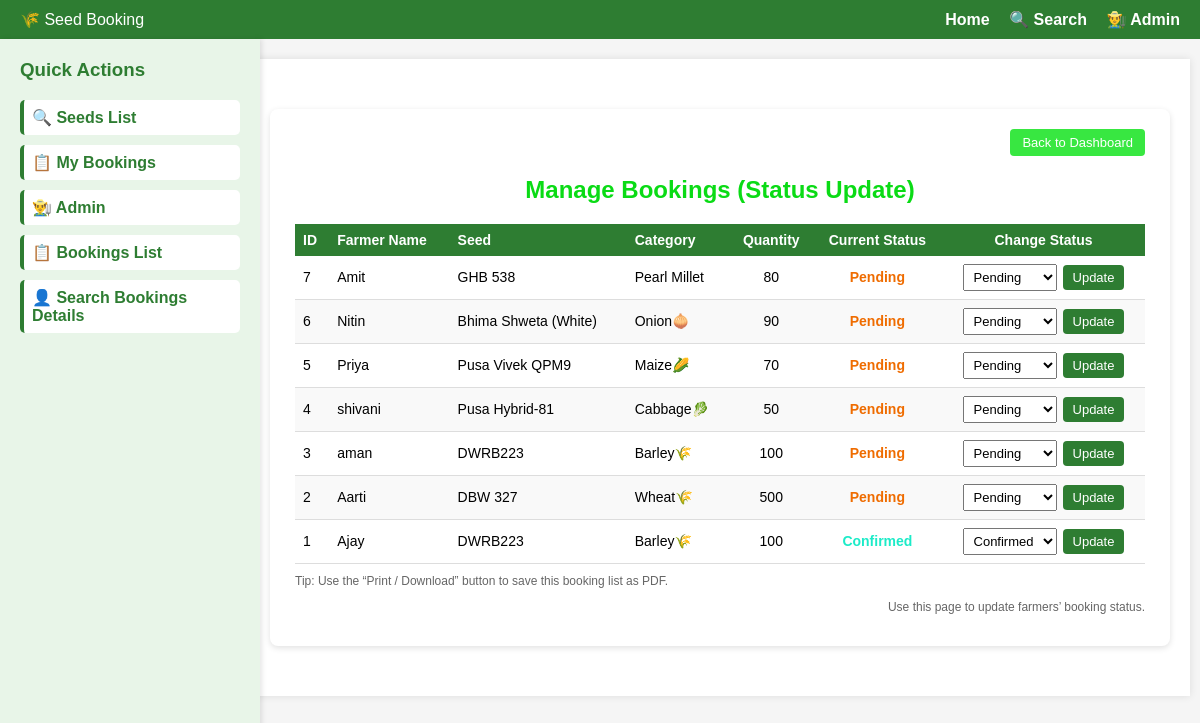
The app's page /manage-bookings/ (signed in) with its own data.
### shop/models.py (models this page shows, shortened)
class Booking(models.Model):
    STATUS_CHOICES = [
        ('Pending', 'Pending'),
        ('Confirmed', 'Confirmed'),
        ('Delivered', 'Delivered'),
        ('Cancelled', 'Cancelled'),
    ]
    farmer_name = models.CharField(max_length=100)
    phone = models.CharField(max_length=15)
    address = models.CharField(max_length=200)
    seed = models.ForeignKey(Seed, on_delete=models.CASCADE)
    quantity = models.IntegerField()
    booking_date = models.DateTimeField(auto_now_add=True)
    status = models.CharField(
        max_length=10,
        choices=STATUS_CHOICES,
        default='Pending'
    )

class Seed(models.Model):
    name = models.CharField(max_length=100)
    category = models.CharField(max_length=50)
    subcategory = models.CharField(max_length=50, blank=True)
    price = models.DecimalField(max_digits=8, decimal_places=2)
    stock = models.IntegerField()
    description = models.TextField(blank=True)

### shop/views.py (the view, shortened to what this page needs)
# urls.py: path('manage-bookings/', views.manage_bookings, name='manage_bookings'),
@login_required
def manage_bookings(request):
    bookings = Booking.objects.all().order_by('-booking_date')
    return render(request, 'manage_bookings.html', {'bookings': bookings})

### shop/templates/manage_bookings.html (shortened to what this page needs)
{% extends 'shop/base.html' %}
{% block content %}
<div style="max-width: 1000px; margin: 30px auto; background:#ffffff; padding:20px 25px; border-radius:8px; box-shadow:0 2px 6px rgba(0,0,0,0.12);">
    <div style="display:flex; justify-content:space-between; align-items:center; margin-bottom:10px;">
        <a href="{% url 'home' %}"
           style="background:#38e741; color:white; padding:6px 12px; border-radius:4px;
                  text-decoration:none; font-size:13px;">
            Back to Dashboard
        </a>
    </div>
    <h2 style="text-align:center; margin-bottom:20px; color:#0adb15;">
        Manage Bookings (Status Update)
    </h2>
    {% if bookings %}
    <table style="width:100%; border-collapse:collapse; font-size:14px;">
        <thead>
            <tr style="background:#2e7d32; color:white;">
                <th style="padding:8px; text-align:left;">ID</th>
                <th style="padding:8px; text-align:left;">Farmer Name</th>
                <th style="padding:8px; text-align:left;">Seed</th>
                <th style="padding:8px; text-align:left;">Category</th>
                <th style="padding:8px; text-align:center;">Quantity</th>
                <th style="padding:8px; text-align:center;">Current Status</th>
                <th style="padding:8px; text-align:center;">Change Status</th>
            </tr>
        </thead>
        <tbody>
            {% for booking in bookings %}
            <tr style="border-bottom:1px solid #ddd; {% if forloop.counter|divisibleby:2 %}background:#f9f9f9;{% endif %}">
                <td style="padding:8px;">{{ booking.id }}</td>
                <td style="padding:8px;">{{ booking.farmer_name }}</td>
                <td style="padding:8px;">{{ booking.seed.name }}</td>
                <td style="padding:8px;">{{ booking.seed.category }}</td>
                <td style="padding:8px; text-align:center;">{{ booking.quantity }}</td>
                <td style="padding:8px; text-align:center;">
                    {% if booking.status == "Pending" %}
                        <span style="color:#ef6c00; font-weight:bold;">Pending</span>
                    {% elif booking.status == "Confirmed" %}
                        <span style="color:#1cebc8; font-weight:bold;">Confirmed</span>
                    {% elif booking.status == "Delivered" %}
                        <span style="color:#1565c0; font-weight:bold;">Delivered</span>
                    {% elif booking.status == "Cancelled" %}
                        <span style="color:#c62828; font-weight:bold;">Cancelled</span>
                    {% else %}
                        {{ booking.status }}
                    {% endif %}
                </td>
                <td style="padding:8px; text-align:center;">
                    <form method="post" style="display:inline-flex; gap:6px; align-items:center;">
                        <select name="status" style="padding:4px 6px; font-size:13px;">
                            <option value="Pending"   {% if booking.status == 'Pending' %}selected{% endif %}>Pending</option>
                            <option value="Confirmed" {% if booking.status == 'Confirmed' %}selected{% endif %}>Confirmed</option>
                        </select>
                        <button type="submit"
                                style="background:#2e7d32; color:white; border:none; padding:5px 10px;
                                       font-size:13px; border-radius:4px; cursor:pointer;">
                            Update
                        </button>
                    </form>
                </td>
            </tr>
            {% endfor %}
        </tbody>
            </table>
    <p style="margin-top:10px; font-size:12px; color:#666;">
        Tip: Use the “Print / Download” button to save this booking list as PDF.
    </p>
    <p style="margin-top:12px; font-size:12px; color:#666; text-align:right;">
        Use this page to update farmers’ booking status.
    </p>
    {% else %}
        <p style="text-align:center; color:#777;">No bookings available yet.</p>
    {% endif %}
</div>
{% endblock %}

### shop/templates/shop/base.html (shortened to what this page needs)
<!DOCTYPE html>
<html>
<head>
</head>
<body>
    <div class="navbar">
    <div>🌾 Seed Booking</div>
    <div>
        <a href="/">Home</a>
        <a href="/search/">🔍 Search</a>
        <a href="/admin/">👨‍🌾 Admin</a>
    </div>
</div>
    <div class="sidebar">
    <h3>Quick Actions</h3>
    <ul>
        <li><a href="/search/">🔍 Seeds List</a></li>
        <li><a href="/booking/">📋 My Bookings</a></li>
        <li><a href="/admin/">👨‍🌾 Admin</a></li>
        <li><a href="/bookings/">📋 Bookings List</a></li>
        <li><a href="/my-bookings/">👤 Search Bookings Details</a></li>
    </ul>
</div>
    <div class="main-container">
        <div class="container">
            {% block content %}
            {% endblock %}
        </div>
    </div>
</body>
</html>

### shop/templates/shop/base.html (style rules this page uses)
body { font-family: Arial, sans-serif; margin: 0; background: #f5f5f5; }
.navbar { background: #2e7d32; color: white; padding: 10px 20px; display: flex; justify-content: space-between; align-items: center; }
.navbar a { color: white; text-decoration: none; margin-left: 15px; font-weight: bold; }
.sidebar { float: left; width: 220px; background: #e8f5e8; height: calc(100vh - 60px); padding: 20px; box-shadow: 2px 0 5px rgba(0,0,0,0.1); }
.sidebar h3 { color: #2e7d32; margin-top: 0; }
.sidebar ul { list-style: none; padding: 0; }
.sidebar li { margin: 10px 0; }
.sidebar a { text-decoration: none; color: #2e7d32; font-weight: bold; display: block; padding: 8px; background: white; border-radius: 5px; border-left: 4px solid #2e7d32; }
.main-container { margin-left: 240px; }
.container { max-width: 900px; margin: 20px auto; background: white; padding: 20px; box-shadow: 0 0 8px rgba(0, 0, 0, 0.1); }

### records on screen
Booking: id "7", farmer_name "Amit", seed.name "GHB 538", seed.category "Pearl Millet", quantity "80", shows "Pending", status "Pending"
Booking: id "6", farmer_name "Nitin", seed.name "Bhima Shweta (White)", seed.category "Onion🧅", quantity "90", shows "Pending", status "Pending"
Booking: id "5", farmer_name "Priya", seed.name "Pusa Vivek QPM9", seed.category "Maize🌽", quantity "70", shows "Pending", status "Pending"
Booking: id "4", farmer_name "shivani", seed.name "Pusa Hybrid-81", seed.category "Cabbage🥬", quantity "50", shows "Pending", status "Pending"
Booking: id "3", farmer_name "aman", seed.name "DWRB223", seed.category "Barley🌾", quantity "100", shows "Pending", status "Pending"
Booking: id "2", farmer_name "Aarti", seed.name "DBW 327", seed.category "Wheat🌾", quantity "500", shows "Pending", status "Pending"
Booking: id "1", farmer_name "Ajay", seed.name "DWRB223", seed.category "Barley🌾", quantity "100", shows "Confirmed", status "Confirmed"
